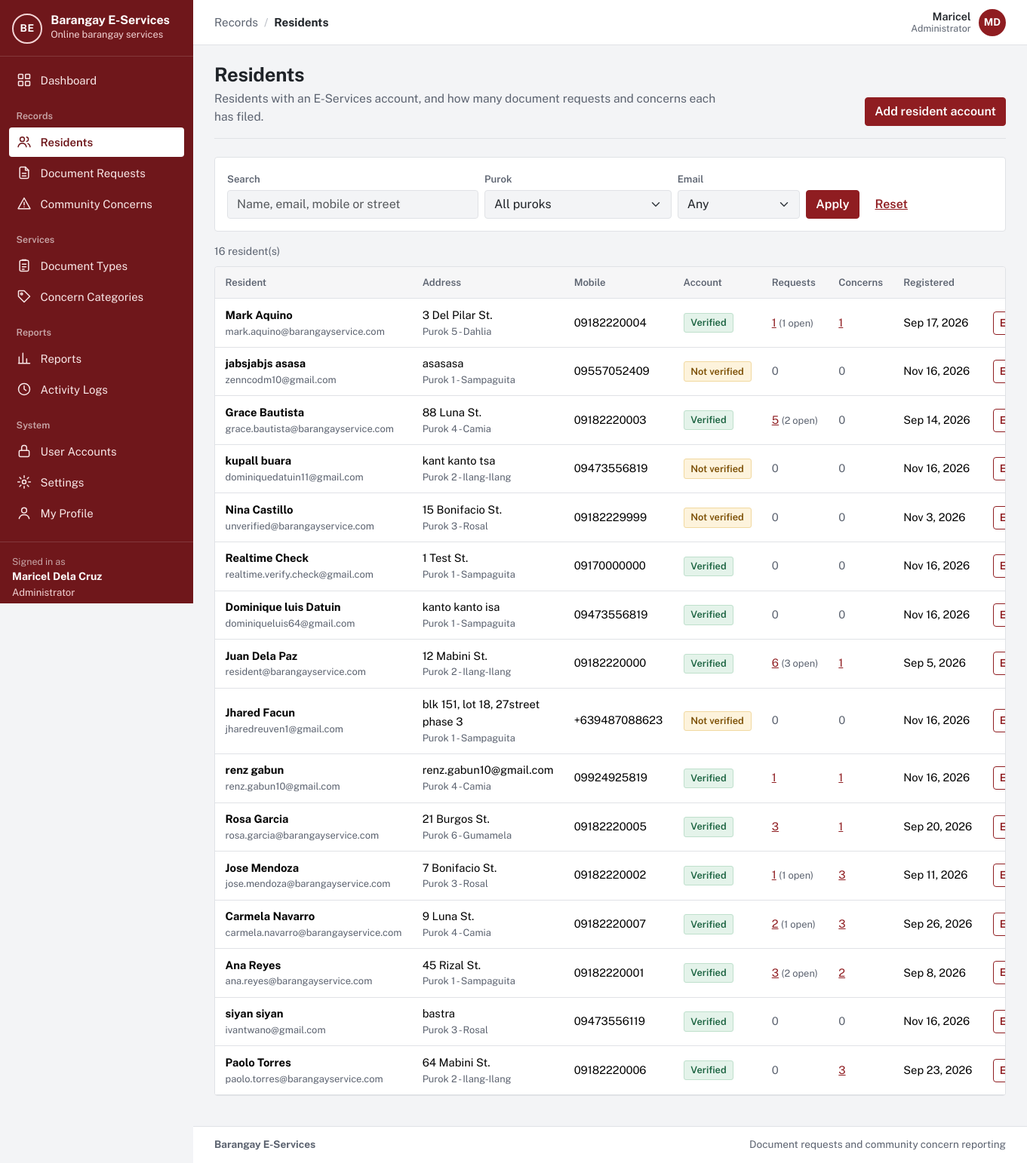
Page /barangay-eservices/residents.php (signed in) on the committed database.
### tables this page shows
CREATE TABLE `users` (
  `user_id` int(10) UNSIGNED NOT NULL,
  `role_id` tinyint(3) UNSIGNED NOT NULL,
  `purok_id` smallint(5) UNSIGNED DEFAULT NULL,
  `first_name` varchar(60) NOT NULL,
  `last_name` varchar(60) NOT NULL,
  `email` varchar(120) NOT NULL,
  `contact_no` varchar(13) DEFAULT NULL,
  `street_address` varchar(150) DEFAULT NULL,
  `password_hash` varchar(255) NOT NULL,
  `email_verified_at` datetime DEFAULT NULL,
  `is_active` tinyint(1) NOT NULL DEFAULT 1,
  `failed_logins` tinyint(3) UNSIGNED NOT NULL DEFAULT 0,
  `locked_until` datetime DEFAULT NULL,
  `created_at` datetime NOT NULL DEFAULT current_timestamp(),
  `updated_at` datetime NOT NULL DEFAULT current_timestamp() ON UPDATE current_timestamp()
);

CREATE TABLE `roles` (
  `role_id` tinyint(3) UNSIGNED NOT NULL,
  `role_key` varchar(20) NOT NULL,
  `role_name` varchar(50) NOT NULL
);

CREATE TABLE `puroks` (
  `purok_id` smallint(5) UNSIGNED NOT NULL,
  `purok_name` varchar(60) NOT NULL
);

### barangay-eservices/app/lib/helpers.php (called while the page is built, shortened)
<?php
function e($value): string
{
    return htmlspecialchars((string) ($value ?? ''), ENT_QUOTES | ENT_SUBSTITUTE, 'UTF-8');
}
function base_path(): string
{
    static $base = null;
    if ($base === null) {
        $script = realpath($_SERVER['SCRIPT_FILENAME'] ?? '') ?: '';
        $root   = realpath(APP_ROOT) ?: APP_ROOT;
        $rel    = str_replace('\\', '/', substr($script, strlen($root)));
        $name   = str_replace('\\', '/', $_SERVER['SCRIPT_NAME'] ?? '');
        $base   = ($rel !== '' && str_ends_with($name, $rel)) ? substr($name, 0, -strlen($rel)) : '';
        $base   = rtrim($base, '/');
    }
    return $base;
}
function url(string $path = ''): string
{
    return base_path() . '/' . ltrim($path, '/');
}
function asset(string $path): string
{
    return url('assets/' . ltrim($path, '/'));
}
function query_param(string $key, string $default = ''): string
{
    $value = $_GET[$key] ?? $default;
    return is_string($value) ? trim($value) : $default;
}
function format_date(?string $datetime, string $format = 'M j, Y'): string
{
    return $datetime ? date($format, strtotime($datetime)) : '—';
}
function full_name(array $row, string $prefix = ''): string
{
    return trim(($row[$prefix . 'first_name'] ?? '') . ' ' . ($row[$prefix . 'last_name'] ?? ''));
}
function paginate(int $total, int $perPage = 15): array
{
    $page = max(1, (int) ($_GET['page'] ?? 1));
    $totalPages = max(1, (int) ceil($total / $perPage));
    $page = min($page, $totalPages);
    return [$perPage, ($page - 1) * $perPage, $page, $totalPages];
}

### barangay-eservices/app/lib/auth.php (called while the page is built, shortened)
<?php
function current_user(bool $refresh = false): ?array
{
    static $user = false;
    if ($user !== false && !$refresh) {
        return $user;
    }
    $user = null;
    if (!empty($_SESSION['user_id'])) {
        $user = db_one(
            'SELECT u.user_id, u.first_name, u.last_name, u.email, u.contact_no, u.street_address, u.purok_id,
                    u.email_verified_at, u.is_active, u.created_at, r.role_key, r.role_name
               FROM users u JOIN roles r ON r.role_id = u.role_id
              WHERE u.user_id = ?',
            [(int) $_SESSION['user_id']]
        );
    }
    return $user;
}
function is_verified(?array $user = null): bool
{
    $user = $user ?? current_user();
    return $user !== null && !empty($user['email_verified_at']);
}
function home_path_for_role(?string $role): string
{
    return match ($role) {
        ROLE_ADMIN    => 'admin/dashboard.php',
        ROLE_STAFF    => 'staff/dashboard.php',
        ROLE_RESIDENT => 'resident/dashboard.php',
        default       => 'auth/login.php',
    };
}
function require_login(bool $mustBeVerified = true): array
{
    $user = current_user();
    return $user;
}
function require_role(string ...$roles): array
{
    $user = require_login();
    return $user;
}

### barangay-eservices/app/lib/db.php (called while the page is built, shortened)
<?php
function db(): mysqli
{
    static $conn = null;
    if ($conn === null) {
        $conn = new mysqli(
            config('db.host'),
            config('db.user'),
            config('db.password'),
            config('db.name'),
            (int) config('db.port', 3306)
        );
        $conn->set_charset('utf8mb4');
        $conn->query("SET time_zone = '+08:00'");
    }
    return $conn;
}
function db_query(string $sql, array $params = []): mysqli_stmt
{
    $stmt = db()->prepare($sql);
    if ($params) {
        $types = '';
        foreach ($params as $p) {
            $types .= is_int($p) ? 'i' : (is_float($p) ? 'd' : 's');
        }
        $stmt->bind_param($types, ...array_values($params));
    }
    $stmt->execute();
    return $stmt;
}
function db_all(string $sql, array $params = []): array
{
    $result = db_query($sql, $params)->get_result();
    return $result ? $result->fetch_all(MYSQLI_ASSOC) : [];
}
function db_one(string $sql, array $params = []): ?array
{
    $result = db_query($sql, $params)->get_result();
    $row = $result ? $result->fetch_assoc() : null;
    return $row ?: null;
}
function db_value(string $sql, array $params = [])
{
    $row = db_one($sql, $params);
    return $row ? reset($row) : null;
}

### barangay-eservices/residents.php (the view, shortened to what this page needs)
<?php
require __DIR__ . '/app/bootstrap.php';
$user = require_role(ROLE_STAFF, ROLE_ADMIN);
$f = [
    'q'        => query_param('q'),
    'purok'    => ctype_digit(query_param('purok')) ? query_param('purok') : '',
    'verified' => in_array(query_param('verified'), ['0', '1'], true) ? query_param('verified') : '',
];
$where = ['r.role_key = ?'];
$params = [ROLE_RESIDENT];
$whereSql = 'WHERE ' . implode(' AND ', $where);
$from = "FROM users u JOIN roles r ON r.role_id = u.role_id LEFT JOIN puroks p ON p.purok_id = u.purok_id $whereSql";
$total = (int) db_value("SELECT COUNT(*) $from", $params);
[$limit, $offset, $page, $pages] = paginate($total, 20);
$rows = db_all(
    "SELECT u.user_id, u.first_name, u.last_name, u.email, u.contact_no, u.street_address, u.email_verified_at, u.is_active, u.created_at,
            p.purok_name,
            (SELECT COUNT(*) FROM document_requests d WHERE d.resident_id = u.user_id) AS request_count,
            (SELECT COUNT(*) FROM document_requests d WHERE d.resident_id = u.user_id AND d.status NOT IN ('Released', 'Rejected', 'Cancelled')) AS request_open,
            (SELECT COUNT(*) FROM concerns c WHERE c.resident_id = u.user_id) AS concern_count
     $from ORDER BY u.last_name, u.first_name LIMIT ? OFFSET ?",
    array_merge($params, [$limit, $offset])
);
$isAdmin = $user['role_key'] === ROLE_ADMIN;
$activeNav = 'residents';
require APP_ROOT . '/app/views/header.php';
?>
<div class="page-head">
  <div>
    <h1>Residents</h1>
    <p>Residents with an E-Services account, and how many document requests and concerns each has filed.</p>
  </div>
  <?php if ($isAdmin): ?>
    <div class="page-actions"><a class="btn btn-primary" href="<?= e(url('admin/user-form.php?role=resident')) ?>">Add resident account</a></div>
  <?php endif; ?>
</div>
<form class="filters" method="get" role="search" aria-label="Filter residents">
  <div class="row g-2 align-items-end">
    <div class="col-md-4">
      <label class="form-label" for="q">Search</label>
      <input class="form-control" id="q" name="q" value="<?= e($f['q']) ?>" placeholder="Name, email, mobile or street">
    </div>
    <div class="col-6 col-md-3">
      <label class="form-label" for="purok">Purok</label>
      <select class="form-select" id="purok" name="purok">
        <option value="">All puroks</option>
      </select>
    </div>
    <div class="col-6 col-md-2">
      <label class="form-label" for="verified">Email</label>
      <select class="form-select" id="verified" name="verified">
        <option value="">Any</option>
      </select>
    </div>
    <div class="col-auto d-flex gap-2">
      <button class="btn btn-primary" type="submit">Apply</button>
      <a class="btn btn-link" href="<?= e(url('residents.php')) ?>">Reset</a>
    </div>
  </div>
</form>
<div class="result-meta"><span><?= $total ?> resident(s)</span><?php if ($pages > 1): ?><span>Page <?= $page ?> of <?= $pages ?></span><?php endif; ?></div>
<div class="table-wrap">
  <?php if (!$rows): ?>
    <div class="empty"><p>No residents match these filters.</p></div>
  <?php else: ?>
  <table class="table">
    <thead>
      <tr>
        <th scope="col">Resident</th>
        <th scope="col">Address</th>
        <th scope="col">Mobile</th>
        <th scope="col">Account</th>
        <th scope="col">Requests</th>
        <th scope="col">Concerns</th>
        <th scope="col">Registered</th>
        <?php if ($isAdmin): ?><th scope="col"><span class="visually-hidden">Actions</span></th><?php endif; ?>
      </tr>
    </thead>
    <tbody>
    <?php foreach ($rows as $r): ?>
      <tr>
        <td><strong><?= e(full_name($r)) ?></strong><div class="small text-muted"><?= e($r['email']) ?></div></td>
        <td><?= e($r['street_address']) ?><div class="small text-muted"><?= e($r['purok_name']) ?></div></td>
        <td class="nowrap"><?= e($r['contact_no']) ?></td>
        <td>
          <?= $r['email_verified_at'] ? '<span class="status status-done">Verified</span>' : '<span class="status status-ready">Not verified</span>' ?>
        </td>
        <td class="nowrap">
          <?php if ($r['request_count']): ?>
            <a href="<?= e(url('requests.php?resident=' . (int) $r['user_id'] . '&archived=all')) ?>"><?= (int) $r['request_count'] ?></a>
            <?php if ($r['request_open']): ?><span class="small text-muted">(<?= (int) $r['request_open'] ?> open)</span><?php endif; ?>
          <?php else: ?><span class="text-muted">0</span><?php endif; ?>
        </td>
        <td><?= $r['concern_count'] ? '<a href="' . e(url('concerns.php?resident=' . (int) $r['user_id'] . '&archived=all')) . '">' . (int) $r['concern_count'] . '</a>' : '<span class="text-muted">0</span>' ?></td>
        <td class="nowrap"><?= e(format_date($r['created_at'])) ?></td>
        <?php if ($isAdmin): ?>
          <td class="text-end"><a class="btn btn-sm btn-outline-primary" href="<?= e(url('admin/user-form.php?id=' . (int) $r['user_id'])) ?>">Edit<span class="visually-hidden"> <?= e(full_name($r)) ?></span></a></td>
        <?php endif; ?>
      </tr>
    <?php endforeach; ?>
    </tbody>
  </table>
  <?php endif; ?>
</div>
<?php require APP_ROOT . '/app/views/footer.php'; ?>

### barangay-eservices/app/views/header.php (shortened to what this page needs)
<?php
$user = current_user();
$role = $user['role_key'] ?? null;
$verified = $user && is_verified($user);
$activeNav = $activeNav ?? '';
$appLayout = $user && $verified;
$groups = [];
if ($appLayout && $role === ROLE_ADMIN) {
    $groups = [
        '' => ['dashboard' => ['admin/dashboard.php', 'Dashboard', 'dashboard']],
        'Records' => [
            'residents' => ['residents.php', 'Residents', 'residents'],
            'requests'  => ['requests.php', 'Document Requests', 'document'],
            'concerns'  => ['concerns.php', 'Community Concerns', 'concern'],
        ],
        'Services' => [
            'doctypes'   => ['admin/document-types.php', 'Document Types', 'services'],
            'categories' => ['admin/categories.php', 'Concern Categories', 'category'],
        ],
        'Reports' => [
            'reports' => ['reports.php', 'Reports', 'reports'],
            'logs'    => ['admin/logs.php', 'Activity Logs', 'logs'],
        ],
        'System' => [
            'users'    => ['admin/users.php', 'User Accounts', 'accounts'],
            'settings' => ['admin/settings.php', 'Settings', 'settings'],
            'profile'  => ['profile.php', 'My Profile', 'profile'],
        ],
    ];
}
$crumbGroup = '';
$crumbItem = $pageTitle ?? '';
foreach ($groups as $label => $items) {
    if (isset($items[$activeNav])) {
        $crumbGroup = $label;
        $crumbItem = $items[$activeNav][1];
    }
}
?><!doctype html>
<html lang="en">
<head>
  <link rel="stylesheet" href="<?= e(asset('vendor/bootstrap/bootstrap.min.css')) ?>">
  <link rel="stylesheet" href="<?= e(asset('css/app.css')) ?>">
</head>
<body class="<?= $appLayout ? 'app-body' : 'public-body' ?>">
<?php if ($appLayout): ?>
<div class="app-shell">
  <aside class="sidebar offcanvas-lg offcanvas-start" id="sidebar" tabindex="-1" aria-label="Main navigation">
    <div class="sidebar-brand">
      <a class="brand" href="<?= e(url(home_path_for_role($role))) ?>">
        <?= render_app_mark() ?>
        <span class="brand-text">
          <span class="brand-name"><?= e(app_name()) ?></span>
          <span class="brand-sub">Online barangay services</span>
        </span>
      </a>
    </div>
    <nav class="sidebar-nav">
      <?php foreach ($groups as $label => $items): ?>
        <?php if ($label !== ''): ?><div class="sidebar-heading"><?= e($label) ?></div><?php endif; ?>
        <ul class="sidebar-list">
          <?php foreach ($items as $key => [$path, $itemLabel, $iconName]): ?>
            <li>
              <a class="sidebar-link<?= $key === $activeNav ? ' active' : '' ?>" <?= $key === $activeNav ? 'aria-current="page"' : '' ?> href="<?= e(url($path)) ?>">
                <?= icon($iconName) ?><span><?= e($itemLabel) ?></span>
              </a>
            </li>
          <?php endforeach; ?>
        </ul>
      <?php endforeach; ?>
    </nav>
    <div class="sidebar-user">
      <div class="sidebar-user-label">Signed in as</div>
      <div class="sidebar-user-name"><?= e(full_name($user)) ?></div>
      <div class="sidebar-user-role"><?= e($user['role_name']) ?></div>
      <form method="post" action="<?= e(url('auth/logout.php')) ?>">
      </form>
    </div>
  </aside>
  <div class="app-main">
    <header class="topbar">
      <nav class="topbar-crumb" aria-label="You are here">
        <?php if ($crumbGroup !== ''): ?><span class="crumb-group"><?= e($crumbGroup) ?></span><span class="crumb-sep" aria-hidden="true">/</span><?php endif; ?>
        <span class="crumb-item"><?= e($crumbItem) ?></span>
      </nav>
      <div class="topbar-user">
        <span class="topbar-user-text"><span class="topbar-user-name"><?= e($user['first_name']) ?></span><span class="topbar-user-role"><?= e($user['role_name']) ?></span></span>
        <a class="avatar" href="<?= e(url('profile.php')) ?>" title="My profile" aria-label="My profile"><?= e(mb_strtoupper(mb_substr($user['first_name'], 0, 1) . mb_substr($user['last_name'], 0, 1))) ?></a>
      </div>
    </header>
    <main id="main" class="page">
<?php endif; ?>

### rows in the picture
users: full_name($user) "Maricel Dela Cruz", role.role_name "Administrator", first_name "Maricel", first_name+last_name "MD"
users: full_name($r) "Mark Aquino", email "mark.aquino@barangayservice.com", street_address "3 Del Pilar St.", purok.purok_name "Purok 5 - Dahlia", contact_no "09182220004", shows "Verified", request_count "1", request_open "1", concern_count "1", created_at "Sep 17, 2026"
users: full_name($r) "jabsjabjs asasa", email "zenncodm10@gmail.com", street_address "asasasa", purok.purok_name "Purok 1 - Sampaguita", contact_no "09557052409", shows "Not verified", created_at "Nov 16, 2026"
users: full_name($r) "Grace Bautista", email "grace.bautista@barangayservice.com", street_address "88 Luna St.", purok.purok_name "Purok 4 - Camia", contact_no "09182220003", shows "Verified", request_count "5", request_open "2", created_at "Sep 14, 2026"
users: full_name($r) "kupall buara", email "dominiquedatuin11@gmail.com", street_address "kant kanto tsa", purok.purok_name "Purok 2 - Ilang-Ilang", contact_no "09473556819", shows "Not verified", created_at "Nov 16, 2026"
users: full_name($r) "Nina Castillo", email "unverified@barangayservice.com", street_address "15 Bonifacio St.", purok.purok_name "Purok 3 - Rosal", contact_no "09182229999", shows "Not verified", created_at "Nov 3, 2026"
users: full_name($r) "Realtime Check", email "realtime.verify.check@gmail.com", street_address "1 Test St.", purok.purok_name "Purok 1 - Sampaguita", contact_no "09170000000", shows "Verified", created_at "Nov 16, 2026"
users: full_name($r) "Dominique luis Datuin", email "dominiqueluis64@gmail.com", street_address "kanto kanto isa", purok.purok_name "Purok 1 - Sampaguita", contact_no "09473556819", shows "Verified", created_at "Nov 16, 2026"
users: full_name($r) "Juan Dela Paz", email "resident@barangayservice.com", street_address "12 Mabini St.", purok.purok_name "Purok 2 - Ilang-Ilang", contact_no "09182220000", shows "Verified", request_count "6", request_open "3", concern_count "1", created_at "Sep 5, 2026"
users: full_name($r) "Jhared Facun", email "jharedreuven1@gmail.com", street_address "blk 151, lot 18, 27street phase 3", purok.purok_name "Purok 1 - Sampaguita", contact_no "+639487088623", shows "Not verified", created_at "Nov 16, 2026"
users: full_name($r) "renz gabun", email "renz.gabun10@gmail.com", street_address "renz.gabun10@gmail.com", purok.purok_name "Purok 4 - Camia", contact_no "09924925819", shows "Verified", request_count "1", concern_count "1", created_at "Nov 16, 2026"
users: full_name($r) "Rosa Garcia", email "rosa.garcia@barangayservice.com", street_address "21 Burgos St.", purok.purok_name "Purok 6 - Gumamela", contact_no "09182220005", shows "Verified", request_count "3", concern_count "1", created_at "Sep 20, 2026"
users: full_name($r) "Jose Mendoza", email "jose.mendoza@barangayservice.com", street_address "7 Bonifacio St.", purok.purok_name "Purok 3 - Rosal", contact_no "09182220002", shows "Verified", request_count "1", request_open "1", concern_count "3", created_at "Sep 11, 2026"
users: full_name($r) "Carmela Navarro", email "carmela.navarro@barangayservice.com", street_address "9 Luna St.", purok.purok_name "Purok 4 - Camia", contact_no "09182220007", shows "Verified", request_count "2", request_open "1", concern_count "3", created_at "Sep 26, 2026"
users: full_name($r) "Ana Reyes", email "ana.reyes@barangayservice.com", street_address "45 Rizal St.", purok.purok_name "Purok 1 - Sampaguita", contact_no "09182220001", shows "Verified", request_count "3", request_open "2", concern_count "2", created_at "Sep 8, 2026"
users: full_name($r) "siyan siyan", email "ivantwano@gmail.com", street_address "bastra", purok.purok_name "Purok 3 - Rosal", contact_no "09473556119", shows "Verified", created_at "Nov 16, 2026"
users: full_name($r) "Paolo Torres", email "paolo.torres@barangayservice.com", street_address "64 Mabini St.", purok.purok_name "Purok 2 - Ilang-Ilang", contact_no "09182220006", shows "Verified", concern_count "3", created_at "Sep 23, 2026"

### other values in the picture
app_name() "Barangay E-Services"
$itemLabel "Dashboard"
$label "Records"
$itemLabel "Residents"
$itemLabel "Document Requests"
$itemLabel "Community Concerns"
$label "Services"
$itemLabel "Document Types"
$itemLabel "Concern Categories"
$label "Reports"
$itemLabel "Reports"
$itemLabel "Activity Logs"
$label "System"
$itemLabel "User Accounts"
$itemLabel "Settings"
